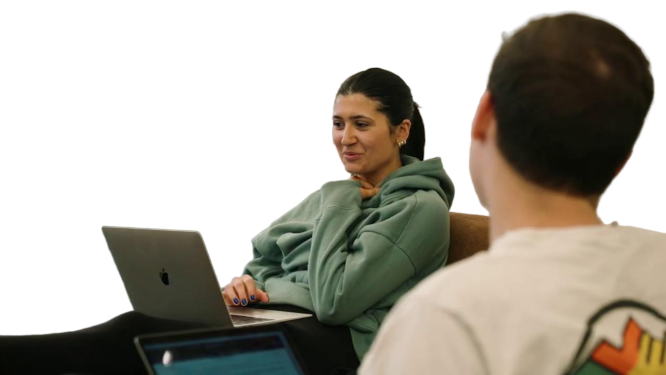
#> input picture sample_scripts/samples/segments/panda/mask_5_prev_ui.png, 666 x 375 px
$ python test.py
#> lines starting #> are read from the running program, lines starting #| are printed output that depends on the picture
from PIL import Image

# 加载图像
image = Image.open('./sample_scripts/samples/segments/panda/mask_5_prev_ui.png')
#> image is the input picture: PIL image 666x375 RGBA; mean R, G, B, A 56.8, 52.1, 41.8, 133.9

# 转换为灰度图
gray_image = image.convert('L')
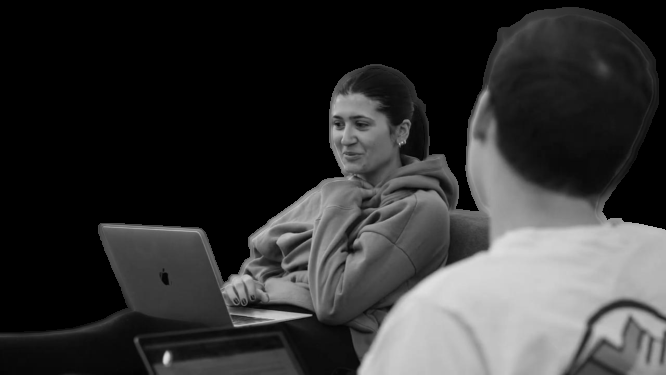
#> gray_image: PIL image 666x375 L; min 0, max 223, mean 52.3

# 保存或显示图像
gray_image.save('./sample_scripts/samples/segments/panda/mask_5_prev_ui_gray_image.png')
gray_image.show()

$ run again, with sample_scripts/samples/segments/panda/mask_3_prev_ui.png copied over sample_scripts/samples/segments/panda/mask_5_prev_ui.png
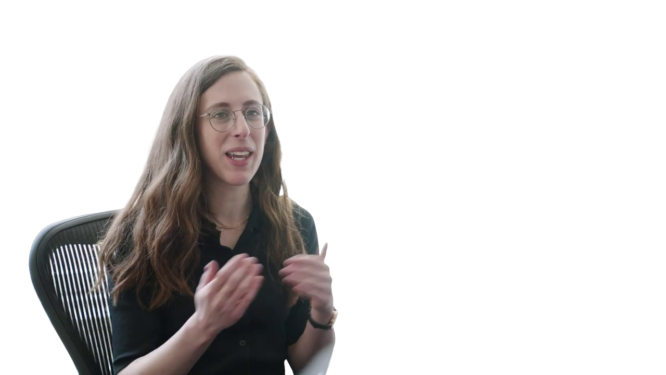
#> input picture sample_scripts/samples/segments/panda/mask_3_prev_ui.png, 666 x 375 px
#> image is the input picture: PIL image 666x375 RGBA; mean R, G, B, A 25.1, 22.9, 22.4, 64.9
#> `gray_image = image.convert('L')`:
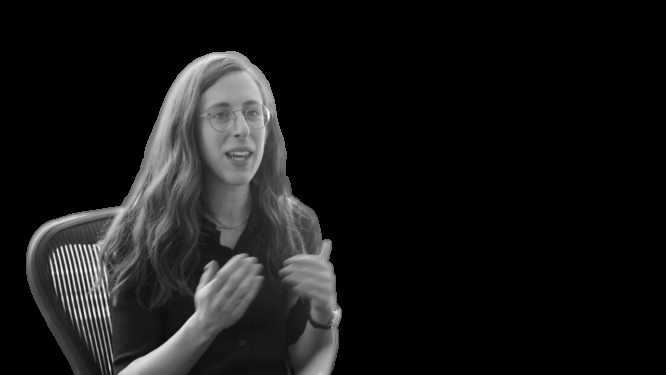
#> gray_image: PIL image 666x375 L; min 0, max 250, mean 23.5
